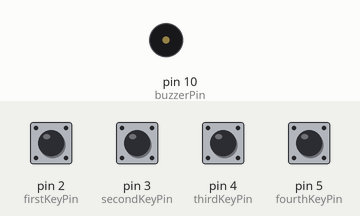
This sketch was run on a simulated Arduino Uno, built with avr-gcc and run on an emulated ATmega328P. Parts: buzzer (waves = sounding). Inputs (shaded band) come from the test bench; at power-on: pin 2 (firstKeyPin), pin 3 (secondKeyPin), pin 4 (thirdKeyPin), pin 5 (fourthKeyPin) HIGH.

Above: at 1.2 s.
1.3 s: pin 2 (firstKeyPin) pulled LOW for 0.15 s
At 1.37 s:
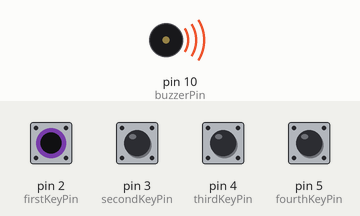
Timing chart, 0 to 4.3 s (numbered marks = the images above; inputs shaded):
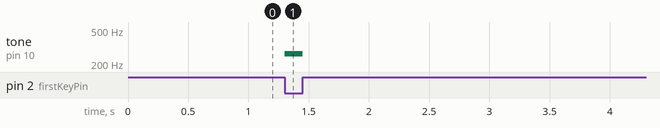

The sketch:

Circuit_2B_Digital_Trumpet.ino
```cpp
//set pins for button + buzzer
int firstKeyPin = 2;
int secondKeyPin = 3;
int thirdKeyPin = 4;
int fourthKeyPin = 5;

int buzzerPin = 10;

void setup() {
  // set the button pins as inputs
  pinMode(firstKeyPin, INPUT_PULLUP);
  pinMode(secondKeyPin, INPUT_PULLUP);
  pinMode(thirdKeyPin, INPUT_PULLUP);
  pinMode(fourthKeyPin, INPUT_PULLUP);

  // set the buzzer pin as output
  pinMode(buzzerPin, OUTPUT);

}

void loop() {
  // put your main code here, to run repeatedly:

  if(digitalRead(firstKeyPin) == LOW) {
    tone(buzzerPin, 262);
  }
  else if (digitalRead(secondKeyPin) == LOW) {
    tone(buzzerPin, 330);
  }
  else if(digitalRead(thirdKeyPin) == LOW) {
    tone(buzzerPin, 392);
  }
  else if(digitalRead(fourthKeyPin) == LOW) {
    tone(buzzerPin, 523);
  }
  else {
    noTone(buzzerPin);
  }

}

/*
  note  frequency
  c     262 Hz
  d     294 Hz
  e     330 Hz
  f     349 Hz
  g     392 Hz
  a     440 Hz
  b     494 Hz
  C     523 Hz
  */
```

Measured:
- after the input at 1.3 s, tone on pin 10 (buzzerPin): silent → 262 Hz at once, → silent 0.15 s later
